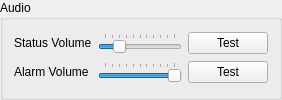
             <widget class="QGroupBox" name="configure_audio_box">
              <property name="title">
               <string>Audio</string>
              </property>
              <layout class="QGridLayout" name="gridLayout_11">
               <item row="1" column="1">
                <widget class="QSlider" name="configure_audio_alarm_slider">
                 <property name="maximum">
                  <number>100</number>
                 </property>
                 <property name="value">
                  <number>100</number>
                 </property>
                 <property name="orientation">
                  <enum>Qt::Horizontal</enum>
                 </property>
                 <property name="tickPosition">
                  <enum>QSlider::TicksAbove</enum>
                 </property>
                 <property name="tickInterval">
                  <number>10</number>
                 </property>
                </widget>
               </item>
               <item row="1" column="0">
                <widget class="QLabel" name="configure_audio_alarm_label">
                 <property name="text">
                  <string>Alarm Volume</string>
                 </property>
                </widget>
               </item>
               <item row="0" column="0">
                <widget class="QLabel" name="configure_audio_status_label">
                 <property name="text">
                  <string>Status Volume</string>
                 </property>
                </widget>
               </item>
               <item row="0" column="1">
                <widget class="QSlider" name="configure_audio_status_slider">
                 <property name="maximum">
                  <number>100</number>
                 </property>
                 <property name="value">
                  <number>20</number>
                 </property>
                 <property name="orientation">
                  <enum>Qt::Horizontal</enum>
                 </property>
                 <property name="tickPosition">
                  <enum>QSlider::TicksAbove</enum>
                 </property>
                 <property name="tickInterval">
                  <number>10</number>
                 </property>
                </widget>
               </item>
               <item row="0" column="2">
                <widget class="QPushButton" name="configure_audio_status_button">
                 <property name="text">
                  <string>Test</string>
                 </property>
                </widget>
               </item>
               <item row="1" column="2">
                <widget class="QPushButton" name="configure_audio_alarm_button">
                 <property name="text">
                  <string>Test</string>
                 </property>
                </widget>
               </item>
              </layout>
             </widget>
